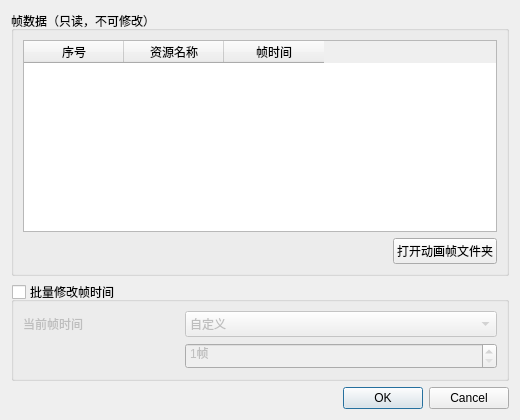
<?xml version="1.0" encoding="UTF-8"?>
<ui version="4.0">
 <class>W_ALE_CellDataMultiple</class>
 <widget class="QDialog" name="W_ALE_CellDataMultiple">
  <property name="geometry">
   <rect>
    <x>0</x>
    <y>0</y>
    <width>520</width>
    <height>420</height>
   </rect>
  </property>
  <property name="windowTitle">
   <string>编辑多帧</string>
  </property>
  <property name="styleSheet">
   <string notr="true">
QComboBox QAbstractItemView::item { min-height: 26px;}</string>
  </property>
  <layout class="QVBoxLayout" name="verticalLayout" stretch="1,0,0">
   <item>
    <widget class="QGroupBox" name="groupBox_2">
     <property name="title">
      <string>帧数据（只读，不可修改）</string>
     </property>
     <layout class="QGridLayout" name="gridLayout_2">
      <item row="1" column="1">
       <widget class="QPushButton" name="pushButton_openParentDir">
        <property name="minimumSize">
         <size>
          <width>0</width>
          <height>26</height>
         </size>
        </property>
        <property name="text">
         <string>打开动画帧文件夹</string>
        </property>
       </widget>
      </item>
      <item row="1" column="0">
       <spacer name="horizontalSpacer">
        <property name="orientation">
         <enum>Qt::Horizontal</enum>
        </property>
        <property name="sizeHint" stdset="0">
         <size>
          <width>40</width>
          <height>20</height>
         </size>
        </property>
       </spacer>
      </item>
      <item row="0" column="0" colspan="2">
       <widget class="QTableWidget" name="tableWidget">
        <property name="editTriggers">
         <set>QAbstractItemView::NoEditTriggers</set>
        </property>
        <property name="selectionMode">
         <enum>QAbstractItemView::NoSelection</enum>
        </property>
        <property name="selectionBehavior">
         <enum>QAbstractItemView::SelectRows</enum>
        </property>
        <attribute name="verticalHeaderVisible">
         <bool>false</bool>
        </attribute>
        <column>
         <property name="text">
          <string>序号</string>
         </property>
        </column>
        <column>
         <property name="text">
          <string>资源名称</string>
         </property>
        </column>
        <column>
         <property name="text">
          <string>帧时间</string>
         </property>
        </column>
       </widget>
      </item>
     </layout>
    </widget>
   </item>
   <item>
    <widget class="QGroupBox" name="groupBox_edit">
     <property name="title">
      <string>批量修改帧时间</string>
     </property>
     <property name="checkable">
      <bool>true</bool>
     </property>
     <property name="checked">
      <bool>false</bool>
     </property>
     <layout class="QGridLayout" name="gridLayout" columnstretch="1,0">
      <item row="0" column="0" colspan="2">
       <widget class="QStackedWidget" name="stackedWidget">
        <property name="currentIndex">
         <number>0</number>
        </property>
        <widget class="QWidget" name="page_frameUnit">
         <layout class="QGridLayout" name="gridLayout_3" columnstretch="1,2">
          <property name="leftMargin">
           <number>0</number>
          </property>
          <property name="topMargin">
           <number>0</number>
          </property>
          <property name="rightMargin">
           <number>0</number>
          </property>
          <property name="bottomMargin">
           <number>0</number>
          </property>
          <item row="0" column="0">
           <widget class="QLabel" name="label_frameUnit">
            <property name="text">
             <string>当前帧时间</string>
            </property>
           </widget>
          </item>
          <item row="0" column="1">
           <widget class="QComboBox" name="comboBox_frameUnit">
            <property name="minimumSize">
             <size>
              <width>0</width>
              <height>26</height>
             </size>
            </property>
            <item>
             <property name="text">
              <string>自定义</string>
             </property>
            </item>
           </widget>
          </item>
          <item row="1" column="1">
           <widget class="QSpinBox" name="spinBox_frameUnit">
            <property name="minimumSize">
             <size>
              <width>0</width>
              <height>26</height>
             </size>
            </property>
            <property name="suffix">
             <string>帧</string>
            </property>
            <property name="minimum">
             <number>1</number>
            </property>
            <property name="maximum">
             <number>999999</number>
            </property>
           </widget>
          </item>
         </layout>
        </widget>
        <widget class="QWidget" name="page_secondUnit">
         <layout class="QGridLayout" name="gridLayout_4" columnstretch="1,2">
          <property name="leftMargin">
           <number>0</number>
          </property>
          <property name="topMargin">
           <number>0</number>
          </property>
          <property name="rightMargin">
           <number>0</number>
          </property>
          <property name="bottomMargin">
           <number>0</number>
          </property>
          <item row="0" column="0">
           <widget class="QLabel" name="label_secondUnit">
            <property name="text">
             <string>当前帧时间</string>
            </property>
           </widget>
          </item>
          <item row="0" column="1">
           <widget class="QComboBox" name="comboBox_secondUnit">
            <property name="minimumSize">
             <size>
              <width>0</width>
              <height>26</height>
             </size>
            </property>
            <item>
             <property name="text">
              <string>自定义</string>
             </property>
            </item>
           </widget>
          </item>
          <item row="1" column="1">
           <widget class="QDoubleSpinBox" name="doubleSpinBox_secondUnit">
            <property name="minimumSize">
             <size>
              <width>0</width>
              <height>26</height>
             </size>
            </property>
            <property name="suffix">
             <string>秒</string>
            </property>
            <property name="minimum">
             <double>0.010000000000000</double>
            </property>
            <property name="maximum">
             <double>100.000000000000000</double>
            </property>
            <property name="singleStep">
             <double>0.100000000000000</double>
            </property>
           </widget>
          </item>
         </layout>
        </widget>
       </widget>
      </item>
     </layout>
    </widget>
   </item>
   <item>
    <widget class="QDialogButtonBox" name="buttonBox">
     <property name="orientation">
      <enum>Qt::Horizontal</enum>
     </property>
     <property name="standardButtons">
      <set>QDialogButtonBox::Cancel|QDialogButtonBox::Ok</set>
     </property>
    </widget>
   </item>
  </layout>
 </widget>
 <resources/>
 <connections>
  <connection>
   <sender>buttonBox</sender>
   <signal>rejected()</signal>
   <receiver>W_ALE_CellDataMultiple</receiver>
   <slot>reject()</slot>
   <hints>
    <hint type="sourcelabel">
     <x>340</x>
     <y>240</y>
    </hint>
    <hint type="destinationlabel">
     <x>286</x>
     <y>274</y>
    </hint>
   </hints>
  </connection>
 </connections>
</ui>
